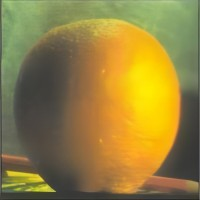
#> input picture OpenCV-Python/Code/6_Hist/picture_1.jpg, 200 x 200 px
$ python draw_hist.py
#> lines starting #> are read from the running program, lines starting #| are printed output that depends on the picture
import cv2
import numpy as np
import matplotlib.pyplot as plt

img = cv2.imread('picture_1.jpg')
#> img is the input picture: shape (200, 200, 3); mean B, G, R 63.9, 129.3, 148.7
gray = cv2.cvtColor(img, cv2.COLOR_BGR2GRAY)
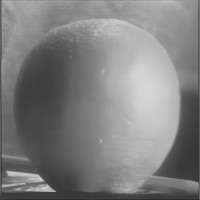
#> gray: shape (200, 200); min 36, max 215, mean 127.7

# hist = cv2.calcHist([gray],[0],None,[256],[0,256]) # OpenCV 生成直方图函数
# hist = np.histogram(gray.ravel(),256,[0,256])    # Numpy 生成直方图

plt.hist(gray.ravel(), 256, [0, 256])
plt.show()
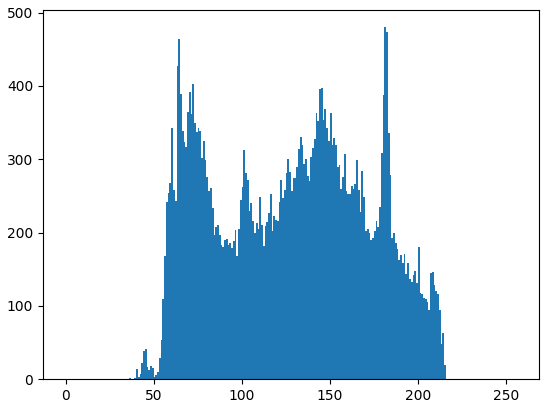
#> figure drawn by matplotlib, 1 panel; tallest bar 480 high, from x = 181 to 182

$ run again, with OpenCV-Python/Code/6_Hist/picture_2.jpg copied over OpenCV-Python/Code/6_Hist/picture_1.jpg
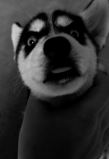
#> input picture OpenCV-Python/Code/6_Hist/picture_2.jpg, 109 x 159 px
#> img is the input picture: shape (159, 109, 3); min 0, max 206, mean 46.7
#> `plt.show()`:
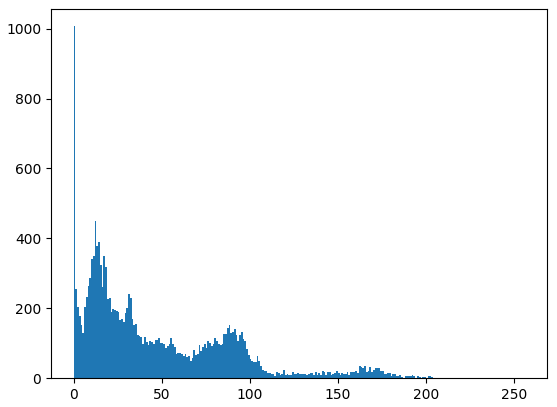
#> figure drawn by matplotlib, 1 panel; tallest bar 1007 high, from x = 0 to 1

$ run again, with OpenCV-Python/Code/6_Hist/apple.jpg copied over OpenCV-Python/Code/6_Hist/picture_1.jpg
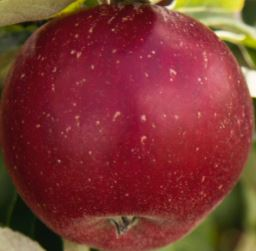
#> input picture OpenCV-Python/Code/6_Hist/apple.jpg, 256 x 251 px
#> img is the input picture: shape (251, 256, 3); mean B, G, R 49.4, 53.1, 126.2
#> `gray = cv2.cvtColor(img, cv2.COLOR_BGR2GRAY)`:
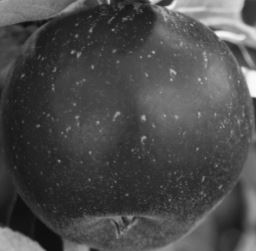
#> gray: shape (251, 256); min 9, max 252, mean 74.5
#> `plt.show()`:
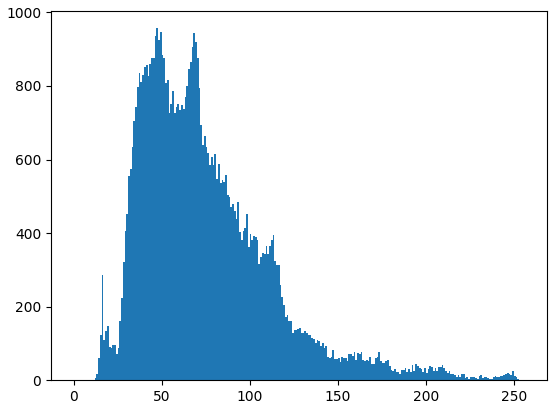
#> figure drawn by matplotlib, 1 panel; tallest bar 957 high, from x = 47 to 48

$ run again, with OpenCV-Python/Code/6_Hist/apple_tree.jpg copied over OpenCV-Python/Code/6_Hist/picture_1.jpg
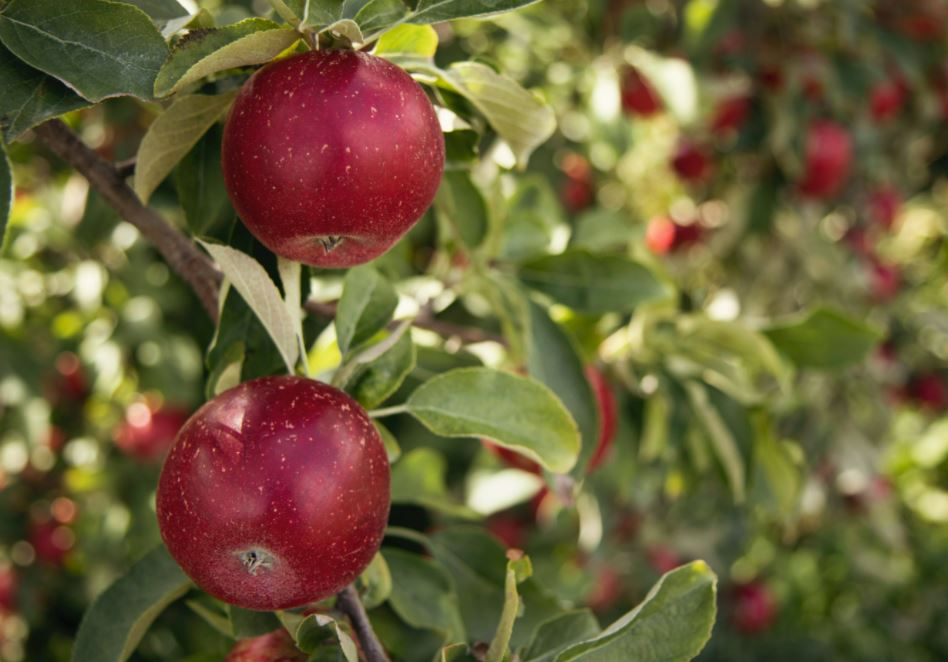
#> input picture OpenCV-Python/Code/6_Hist/apple_tree.jpg, 948 x 662 px
#> img is the input picture: shape (662, 948, 3); mean B, G, R 57.8, 95.9, 109.2
#> `gray = cv2.cvtColor(img, cv2.COLOR_BGR2GRAY)`:
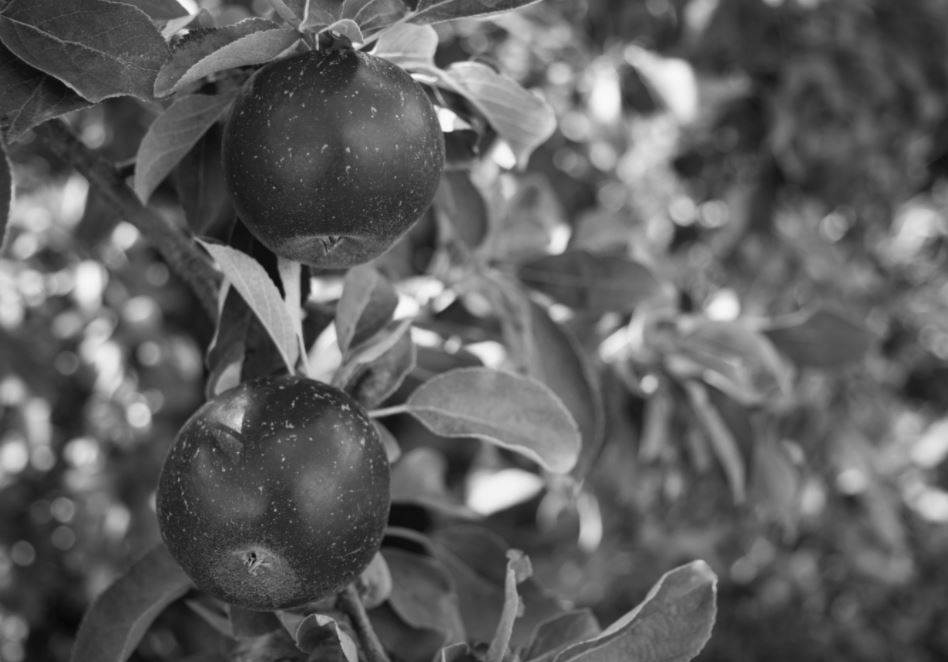
#> gray: shape (662, 948); min 6, max 253, mean 95.5
#> `plt.show()`:
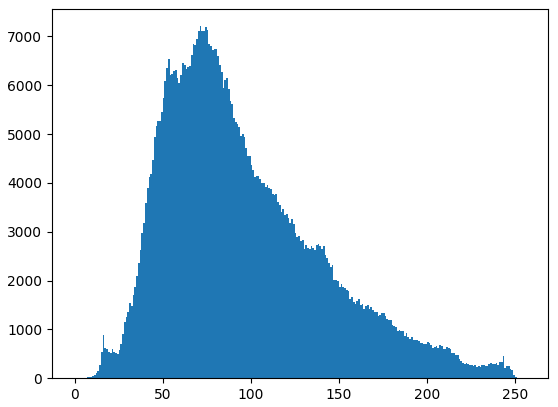
#> figure drawn by matplotlib, 1 panel; tallest bar 7208 high, from x = 71 to 72
